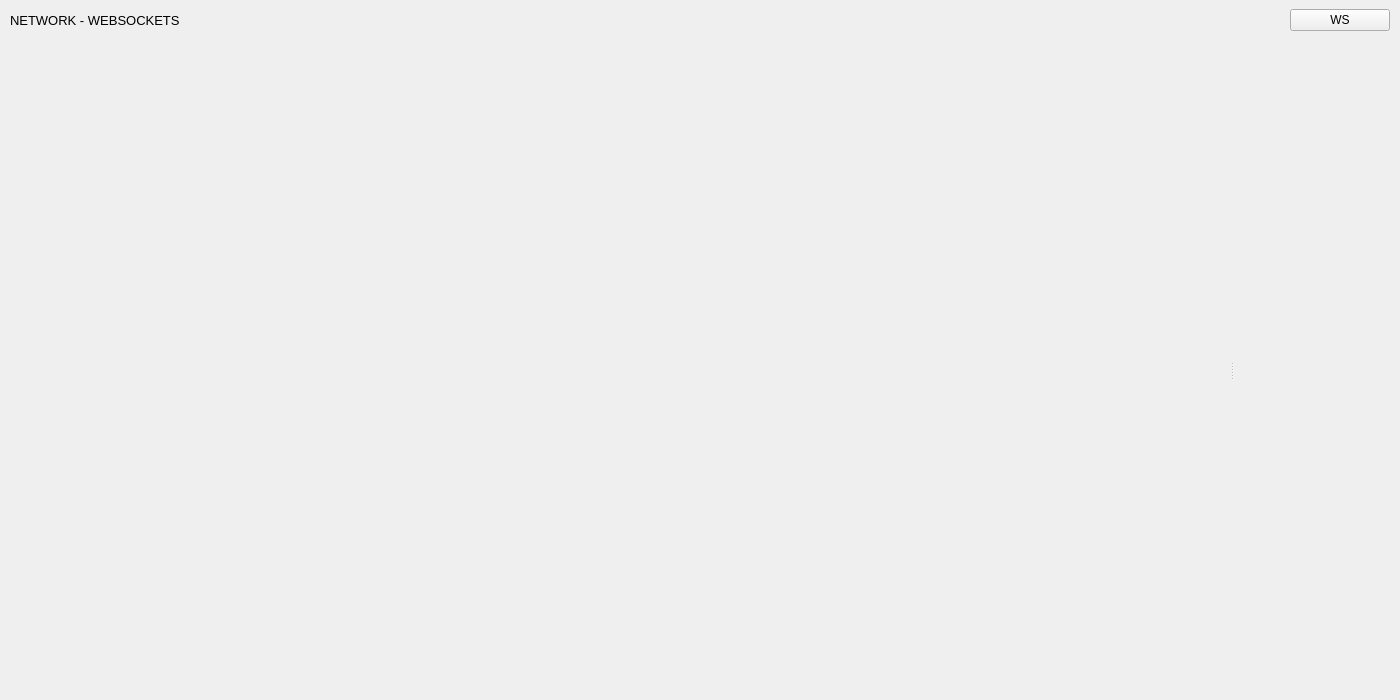
<?xml version="1.0" encoding="UTF-8"?>
<ui version="4.0">
 <class>WsPage</class>
 <widget class="QWidget" name="WsPage">
  <property name="geometry">
   <rect>
    <x>0</x>
    <y>0</y>
    <width>1400</width>
    <height>700</height>
   </rect>
  </property>
  <property name="windowTitle">
   <string>Form</string>
  </property>
  <layout class="QVBoxLayout" name="verticalLayout">
   <property name="spacing">
    <number>0</number>
   </property>
   <property name="leftMargin">
    <number>0</number>
   </property>
   <property name="topMargin">
    <number>0</number>
   </property>
   <property name="rightMargin">
    <number>0</number>
   </property>
   <property name="bottomMargin">
    <number>0</number>
   </property>
   <item>
    <widget class="QWidget" name="crawlerToolbar" native="true">
     <property name="sizePolicy">
      <sizepolicy hsizetype="Preferred" vsizetype="Maximum">
       <horstretch>0</horstretch>
       <verstretch>0</verstretch>
      </sizepolicy>
     </property>
     <property name="maximumSize">
      <size>
       <width>16777215</width>
       <height>40</height>
      </size>
     </property>
     <layout class="QHBoxLayout" name="horizontalLayout">
      <property name="leftMargin">
       <number>10</number>
      </property>
      <property name="topMargin">
       <number>5</number>
      </property>
      <property name="rightMargin">
       <number>10</number>
      </property>
      <property name="bottomMargin">
       <number>5</number>
      </property>
      <item>
       <widget class="QLabel" name="label">
        <property name="font">
         <font>
          <pointsize>10</pointsize>
          <weight>50</weight>
          <bold>false</bold>
         </font>
        </property>
        <property name="text">
         <string>NETWORK - WEBSOCKETS</string>
        </property>
       </widget>
      </item>
      <item>
       <spacer name="horizontalSpacer">
        <property name="orientation">
         <enum>Qt::Horizontal</enum>
        </property>
        <property name="sizeType">
         <enum>QSizePolicy::Maximum</enum>
        </property>
        <property name="sizeHint" stdset="0">
         <size>
          <width>158</width>
          <height>20</height>
         </size>
        </property>
       </spacer>
      </item>
      <item>
       <widget class="QPushButton" name="toggleButton">
        <property name="maximumSize">
         <size>
          <width>100</width>
          <height>16777215</height>
         </size>
        </property>
        <property name="text">
         <string>WS</string>
        </property>
       </widget>
      </item>
     </layout>
    </widget>
   </item>
   <item>
    <widget class="QSplitter" name="requestsTableAndViewSplitter">
     <property name="orientation">
      <enum>Qt::Horizontal</enum>
     </property>
     <widget class="MessagesTable" name="messagesTable" native="true">
      <property name="sizePolicy">
       <sizepolicy hsizetype="Expanding" vsizetype="Preferred">
        <horstretch>0</horstretch>
        <verstretch>0</verstretch>
       </sizepolicy>
      </property>
      <property name="minimumSize">
       <size>
        <width>740</width>
        <height>0</height>
       </size>
      </property>
     </widget>
     <widget class="MessageView" name="messageViewWidget" native="true">
      <property name="sizePolicy">
       <sizepolicy hsizetype="Expanding" vsizetype="Preferred">
        <horstretch>0</horstretch>
        <verstretch>0</verstretch>
       </sizepolicy>
      </property>
     </widget>
    </widget>
   </item>
  </layout>
 </widget>
 <customwidgets>
  <customwidget>
   <class>MessagesTable</class>
   <extends>QWidget</extends>
   <header>widgets.network.ws.messages_table.h</header>
   <container>1</container>
  </customwidget>
  <customwidget>
   <class>MessageView</class>
   <extends>QWidget</extends>
   <header>widgets.network.ws.message_view.h</header>
   <container>1</container>
  </customwidget>
 </customwidgets>
 <resources/>
 <connections/>
</ui>
